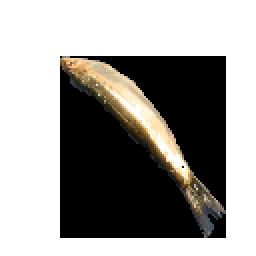
#> input picture data/Fish_Dataset_Segment/Black Sea Sprat/00152.png, 128 x 128 px, given in place of 00001.png, which was not available (shown 2 times larger)
$ jupyter execute --allow-errors segman.ipynb
#> lines starting #> are read from the running program, lines starting #| are printed output that depends on the picture; after the words box and inside, x2 and y2 are one past the last pixel; in counts of white or black regions, pixels touching at a corner belong together; pictures that were not available may be replaced by others from this repository, and a replacement may not be noted
#> further down, img is the input picture: shape (128, 128, 3); mean B, G, R 149.7, 152.7, 154.5
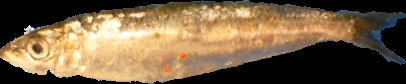
#> input picture data/Fish_Dataset_Segment/Black Sea Sprat/00235.png, 406 x 84 px, given in place of 00001.png, which was not available
#> further down, mask is the input picture: shape (84, 406, 3); mean B, G, R 68.3, 97, 118.4
#> `gray = cv2.cvtColor(mask, cv2.COLOR_BGR2GRAY)`:
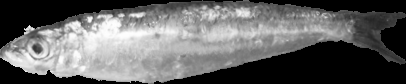
#> gray: shape (84, 406); min 0, max 254, mean 100.1
#> `ret, thresh = cv2.threshold(gray, 0, 255, cv2.THRESH_BINARY)`:
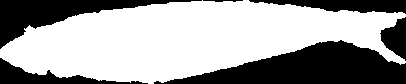
#> thresh: shape (84, 406); 63.5% white; 6 black regions
#> `contours, hierarchy = cv2.findContours(thresh, cv2.RETR_TREE, cv2.CHAI..`: contours = 1 contour; box (x1, y1, x2, y2) and area: (0, 0, 406, 84) 21205
[cell 1]
import cv2
import os

[cell 2]
# hiện thị tên các thư mục trong Fish_Dataset
folders = os.listdir("D:\\study\\machine_learning\\classification_fish\\data\\Fish_Dataset")
folders

[cell 3]
path = "D:\\study\\machine_learning\\classification_fish\\data\\Fish_Dataset"
folders = os.listdir(path)
#> (the rest of this cell did not finish here and is left out)
